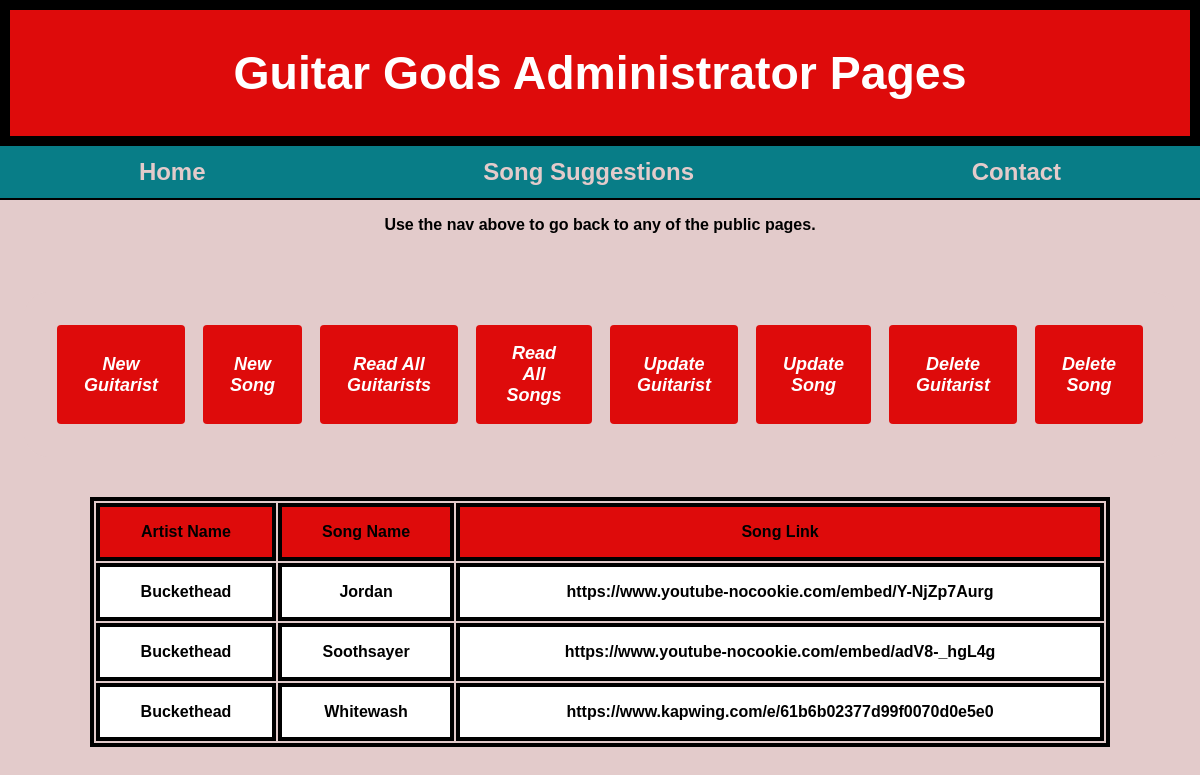
Page /readallsongs on the committed database.
### tables this page shows
CREATE TABLE songs (artistName TEXT NOT NULL, songName TEXT PRIMARY KEY NOT NULL, songLink TEXT NOT NULL);

### app.py (the view)
@app.route("/readallsongs")
def readallSongs():
    songinfo = ""
    songinfo = GuitarGodsReadAllSongs.readAll()
    return render_template("readallsongs.html", songinfo = songinfo)

### GuitarGodsReadAllSongs.py (called while the page is built)
def readAll():
    conn = None
    results = []
    try:
        conn = sqlite3.connect('guitargods.db')
        cur = conn.cursor()
        cur.execute('''SELECT * FROM songs ORDER BY artistName DESC''')
        results = cur.fetchall()
    except sqlite3.Error as err:
        print('Database ERROR', err)
    finally:
        if conn != None:
            conn.close()
    return results

### templates/readallsongs.html
{% extends "adminbase.html" %}
{% block main %}
<table class="admintable">
      <tr>
            <th>Artist Name</th>
            <th>Song Name</th>
            <th>Song Link</th>
      </tr>
      {% for info in songinfo %}
      <tr>
            <td>{{info[0]}}</td>
            <td>{{info[1]}}</td>
            <td>{{info[2]}}</td>
      </tr>
      {% endfor %}
</table>
{% endblock %}

### templates/adminbase.html (shortened to what this page needs)
<!DOCTYPE html>
<html lang="en">
<head>
	<link rel="stylesheet" type="text/css" href="../static/css/stylesheet.css">
</head>
<body>
	<div id="wrapper">
	<header>
	<h1 id="topofpage"><a href="/admin">Guitar Gods Administrator Pages</a></h1>
</header>
<nav>
	<a href="/">Home</a>
	<a href="/songs">Song Suggestions</a>
	<a href="/contact">Contact</a>
</nav>
<p><b>Use the nav above to go back to any of the public pages.</b></p>
<br>
<nav class="adminnav">
    <button class="button" onclick="document.location='/newguitarist'">New Guitarist</button>
	<button class="button" onclick="document.location='/newsong'">New Song</button>
    <button class="button" onclick="document.location='/readallguitarists'">Read All Guitarists</button>
	<button class="button" onclick="document.location='/readallsongs'">Read All Songs</button>
    <button class="button" onclick="document.location='/updateguitarist'">Update Guitarist</button>
	<button class="button" onclick="document.location='/updatesong'">Update Song</button>
    <button class="button" onclick="document.location='/readDeleteGuitarist'">Delete Guitarist</button>
	<button class="button" onclick="document.location='/readDeleteSong'">Delete Song</button>
</nav>
{% block main %}
{% endblock %}
</div>
</body>
</html>

### static/css/stylesheet.css (style rules this page uses)
* { font-family: "Lucida Sans", Helvetica, sans-serif; box-sizing: border-box; }
body { background-color: #E3CBCB; text-align: center; margin: 0; }
#wrapper { background-color: #E3CBCB; }
header { background-color: #DE0B0B; padding: 1em; text-align: center; border: 10px solid #000000; display: flex; flex-direction: column; flex-wrap: wrap; }
header h1 { font-weight: bolder; margin: 0; padding: 20px; }
header a { color: #FFFFFF; }
nav { font-size: 1.5em; background-color: #087D87; list-style-type: none; display: flex; flex-direction: column; }
nav a { color: #E3CBCB; font-weight: bold; padding-top: .5em; padding-bottom: .5em; border-bottom: 2px solid #09B209; border-top: 2px solid #09B209; }
table, th, td { border: 4px solid #000000; }
table, td { display: inline-table; }
table { width: 70%; margin-left: auto; margin-right: auto; margin-top: .5em; margin-bottom: .5em; background-color: #E3CBCB; }
th, td { padding: 1em; }
th { background-color: #DE0B0B; }
td { background-color: #FFFFFF; font-weight: bold; margin-bottom: .5em; margin-left: .5em; margin-right: .5em; }
.button { background-color: #DE0B0B; color: #FFFFFF; padding: 1em 1.5em; margin: .5em; border: none; border-radius: 4px; text-align: center; font-size: large; font-style: italic; font-weight: bold; cursor: pointer; transition-duration: .4s; }
.adminnav { margin: 1em; padding: 1em; border: none; border-radius: 1em; }
.admintable td, th { display: grid; }
@media only screen and (min-width: 768px) { nav { flex-direction: row; justify-content: space-around; border-bottom: 2px solid #000000; } }
@media only screen and (min-width: 768px) { nav a { border: none; } }
@media only screen and (min-width: 768px) { table { margin: 1em; } }
@media only screen and (min-width: 768px) { .adminnav { background-color: #E3CBCB; } }
@media only screen and (min-width: 768px) { .admintable td, th { display: table-cell; overflow-y: auto; padding: 1em; } }
@media only screen and (min-width: 768px) { .admintable { width: 85%; } }
@media only screen and (min-width: 1024px) { header h1 { font-size: 2.9em; } }
@media only screen and (min-width: 1024px) { header a { text-decoration: none; } }
@media only screen and (min-width: 1024px) { nav a { text-decoration: none; } }
@media only screen and (min-width: 1024px) { table { width: 65%; } }
@media only screen and (min-width: 1024px) { td { margin-left: 1em; margin-right: 1em; } }

### rows in the picture
songs: artistName "Buckethead", songName "Jordan", songLink "https://www.youtube-nocookie.com/embed/Y-NjZp7Aurg"
songs: artistName "Buckethead", songName "Soothsayer", songLink "https://www.youtube-nocookie.com/embed/adV8-_hgL4g"
songs: artistName "Buckethead", songName "Whitewash", songLink "https://www.kapwing.com/e/61b6b02377d99f0070d0e5e0"
